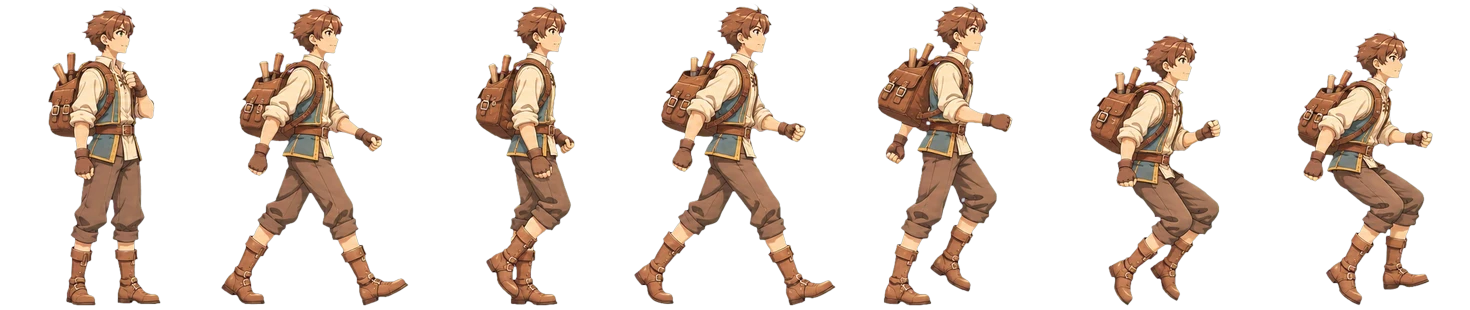
#> input picture games/autelia/assets/prologue/ch/player_m_bag.webp, 1470 x 310 px; its folder holds 2 pictures in this run
$ python pack_bag_sheet.py ../../games/autelia/assets/prologue/ch/player_f_bag.webp ../../games/autelia/assets/prologue/ch/player_m_bag.webp
#> lines starting #> are read from the running program, lines starting #| are printed output that depends on the picture
"""마젠타 배경의 7칸 가로 시트(서기·걷기4·점프2) → 게임용 player_<g>_bag.webp(칸 210×310, 발 y=304, 칸 가운데 정렬)로 변환.
사용(games/autelia에서): python3 ../../tools/art/pack_bag_sheet.py <m|f> <새 시트.png>
키(키 295px 기준)는 서 있는 칸의 높이로 맞추고 모든 칸에 같은 배율을 씁니다."""
import sys, numpy as np
from PIL import Image
from scipy import ndimage as ndi
g, src = sys.argv[1], sys.argv[2]
a = np.array(Image.open(src).convert("RGB")).astype(float)
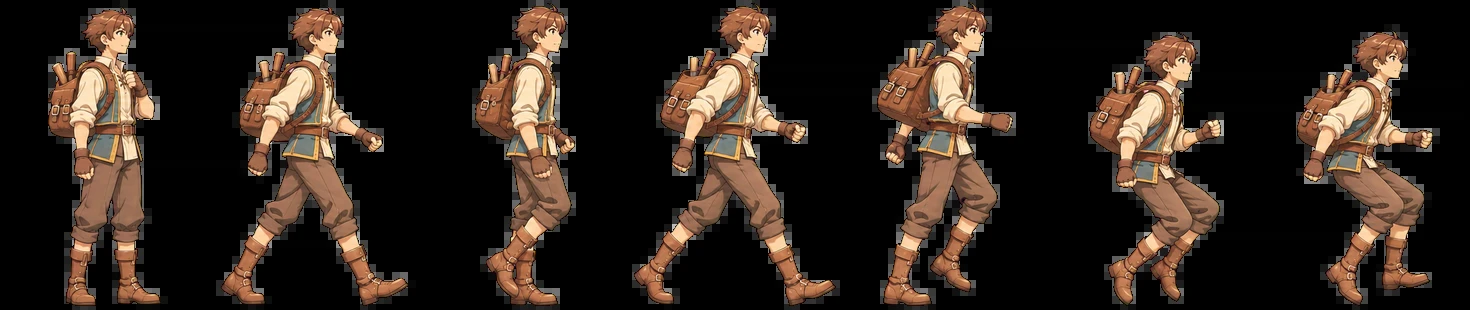
#> a: shape (310, 1470, 3) float64; mean R, G, B 48.2, 36.4, 28.5
d = np.sqrt((a[..., 0] - 255) ** 2 + a[..., 1] ** 2 + (a[..., 2] - 255) ** 2)
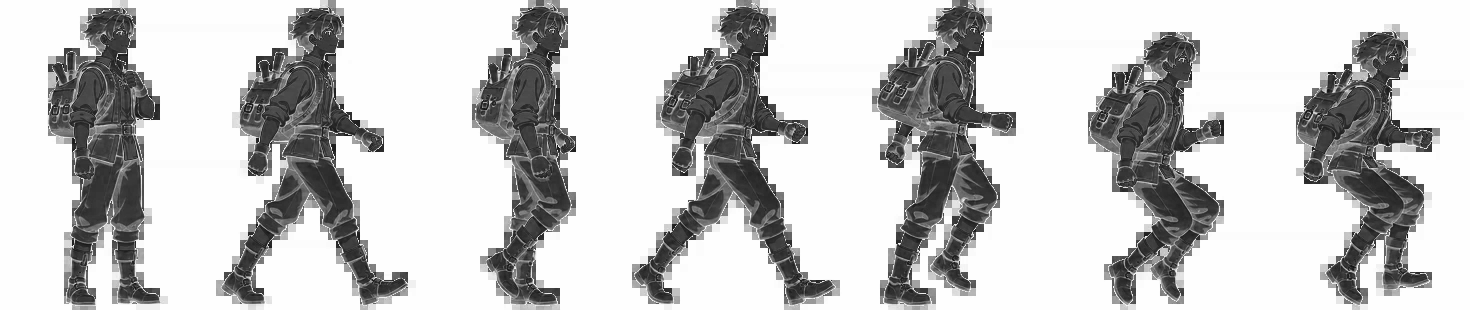
#> d: shape (310, 1470) float64; min 186.4, max 360.6, mean 322.1; drawn with min black and max white
alpha = np.clip((d - 70) / 60, 0, 1); m = ndi.binary_opening(d > 90, iterations=2)
#> after `alpha = np.clip((d - 70) / 60, 0, 1)`: alpha: shape (310, 1470) float64; every value is 1
#> after `m = ndi.binary_opening(d > 90, iterations=2)`:
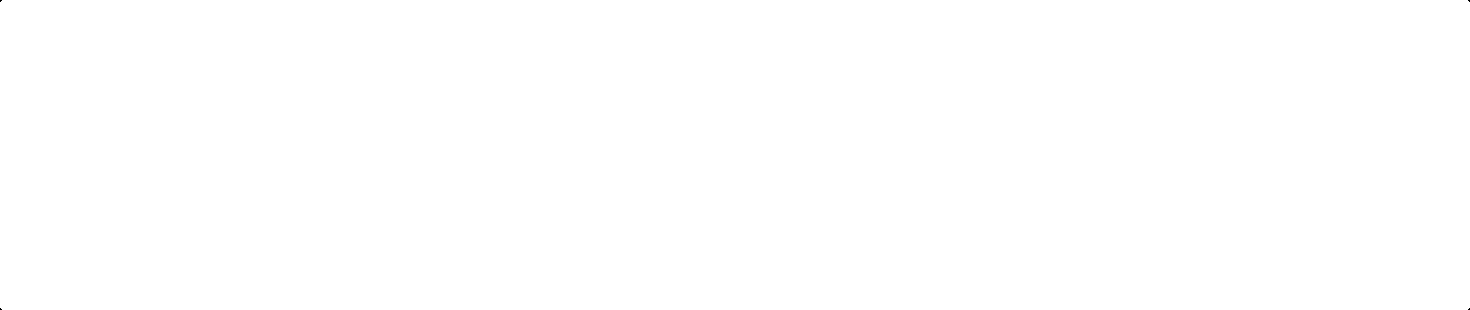
#> m: shape (310, 1470) bool; 100% white; black in thin lines or dots
lab, n = ndi.label(ndi.binary_dilation(m, iterations=12))
#> lab: shape (310, 1470) int32; every value is 1
#> n = 1
comps = []
for L in range(1, n + 1):
    ys, xs = np.where((lab == L) & m)
    if len(ys) > 2000: comps.append((xs.min(), xs.max(), ys.min(), ys.max(), L))
#> after the loop, comps = [(0, 1469, 0, 309, 1)]
#> (the run stopped early here; a loop or call above may not have finished)
